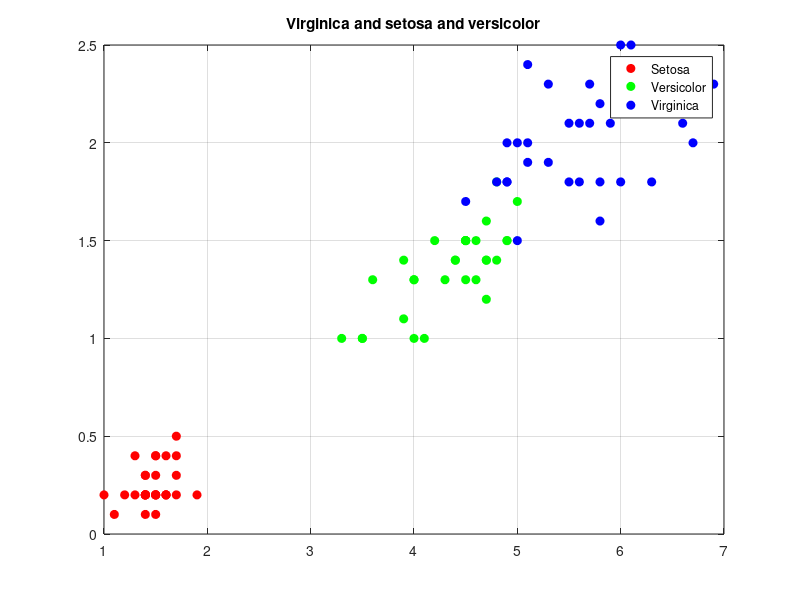

The MATLAB script that drew this image: (Note: this script raises an error after producing the figure.)
%% Q3
%this is Q3 from a-d
clc, clear;
%% a
load fisheriris
Xo1 = meas(1:30,3:4);
Xo2 = meas(51:80,3:4);
Xo3 = meas(101:130,3:4);
figure(1);
plot(Xo1(:,1),Xo1(:,2), 'ro','MarkerFaceColor', 'r'), hold on;
plot(Xo2(:,1),Xo2(:,2), 'go','MarkerFaceColor', 'g');
plot(Xo3(:,1),Xo3(:,2), 'bo','MarkerFaceColor', 'b'),grid, hold off;
title('Virginica and setosa and versicolor');
legend('Setosa', 'Versicolor', 'Virginica');
%% b
%Virginica vs setosa and versicolor
Xo = [Xo3;Xo1;Xo2];
[m n] = size(Xo);
X = Xo;
y = zeros(90,1);
for i = 1:m
    if i<=m/3 
        y(i) = 0;
        continue;
    end
        y(i) = 1;
end
num_iters=50000;
alpha=0.1;
[m,n]=size(X);
X1=[ones(m,1),X];
[theta0,J]=gradient_descent(X1,y,[0,0,0]',alpha,num_iters);
figure(2);
plotdata(X,y)
decision_boundary(X1,theta0);
title('Virginica vs setosa and versicolor');
legend('Virginica', 'Setosa & Versicolor');
hold off;
%Versicolor vs Setosa and Virginica
Xo = [Xo2;Xo1;Xo3];
[m n] = size(Xo);
X = Xo;
y = zeros(90,1);
for i = 1:m
    if i<=m/3 
        y(i) = 0;
        continue;
    end
        y(i) = 1;
end
num_iters=50000;
alpha=0.1;
[m,n]=size(X);
X2=[ones(m,1),X];
[theta1,J]=gradient_descent(X2,y,[0,0,0]',alpha,num_iters);
figure(3);
plotdata(X,y)
decision_boundary(X2,theta1);
title('Versicolor vs Setosa and Virginica');
legend('Versicolor', 'Setosa & Virginica');
hold off;
%Setosa vs Versicolor and Virginica
Xo = [Xo1; Xo2; Xo3];
[m n] = size(Xo);
X = Xo;
y = zeros(90,1);
for i = 1:m
    if i<=m/3 
        y(i) = 0;
        continue;
    end
        y(i) = 1;
end
num_iters=50000;
alpha=0.1;
[m,n]=size(X);
X3=[ones(m,1),X];
[theta2,J]=gradient_descent(X3,y,[0,0,0]',alpha,num_iters);
figure(4);
plotdata(X,y)
decision_boundary(X3,theta2);
title('Setosa vs Versicolor and Virginica');
legend('Setosa', 'Versicolor & Virginica');
hold off;
%% c
figure(5);
plot(Xo1(:,1),Xo1(:,2), 'ro','MarkerFaceColor', 'r'); hold on;
plot(Xo2(:,1),Xo2(:,2), 'go','MarkerFaceColor', 'g');
plot(Xo3(:,1),Xo3(:,2), 'bo','MarkerFaceColor', 'b'),grid;
decision_boundary(X2,theta1);
title('Versicolor vs Setosa and Virginica');
hold off;
figure(6);
plot(Xo1(:,1),Xo1(:,2), 'ro','MarkerFaceColor', 'r'); hold on;
plot(Xo2(:,1),Xo2(:,2), 'go','MarkerFaceColor', 'g');
plot(Xo3(:,1),Xo3(:,2), 'bo','MarkerFaceColor', 'b'),grid;
decision_boundary(X1,theta0);
title('Virginica vs setosa and versicolor');
hold off;
figure(7);
plot(Xo1(:,1),Xo1(:,2), 'ro','MarkerFaceColor', 'r'); hold on;
plot(Xo2(:,1),Xo2(:,2), 'go','MarkerFaceColor', 'g');
plot(Xo3(:,1),Xo3(:,2), 'bo','MarkerFaceColor', 'b'),grid;
decision_boundary(X3,theta2);
title('Setosa vs Versicolor and Virginica');
hold off;
%% d
Xt1 = meas(31:50, 3:4);
Xt2 = meas(81:100, 3:4);
Xt3 = meas(131:150, 3:4);
Xt = [Xt1; Xt2; Xt3];
y= zeros(size(Xt,1), 1);
y(1:20)=1; y(20:40)=2;y(40:60)=3;
[~]=one_vs_all(Xt,theta2,theta1,theta0,y);